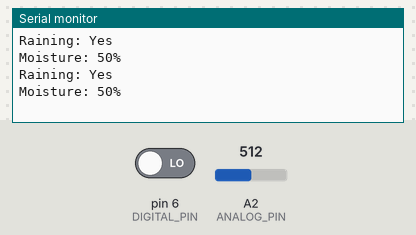
The sketch below on a simulated Arduino Uno, built with avr-gcc and run on an emulated ATmega328P. Shown: the last lines printed to the serial monitor. The inputs (shaded band) are chosen by the test bench; at power-on: pin 6 (DIGITAL_PIN) LOW, A2 (ANALOG_PIN) = 512.

Above: at 1.8 s.
1.9 s: pin 6 (DIGITAL_PIN) driven HIGH
4.5 s: A2 (ANALOG_PIN) set to 716
At 5.8 s:
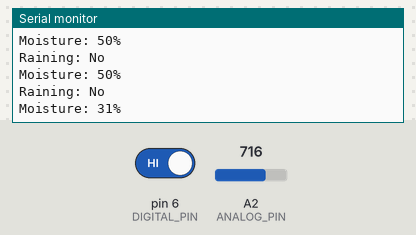
6.0 s: A2 (ANALOG_PIN) set to 900
At 6.8 s:
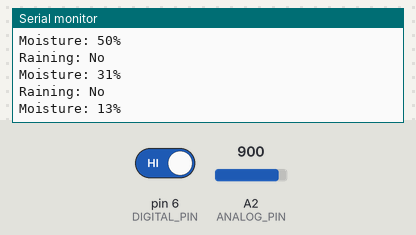
Timing chart, 0 to 9.0 s (numbered marks = the images above; inputs shaded):
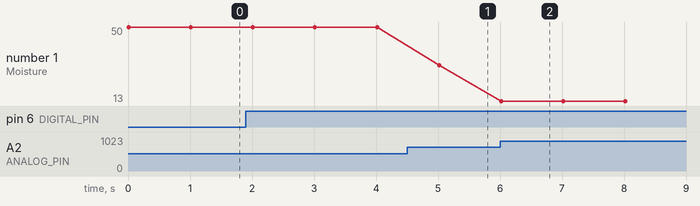

The sketch:

rainSensor.ino
```cpp
#define DIGITAL_PIN 6
#define ANALOG_PIN A2

uint16_t rainVal;
boolean isRaining = false;
String raining;

void setup() {
  Serial.begin(9600);
  pinMode(DIGITAL_PIN, INPUT);
}
void loop() {
  rainVal = analogRead(ANALOG_PIN);
  isRaining = digitalRead(DIGITAL_PIN);
  if (isRaining) {
    raining = "No";
  }
  else {
    raining = "Yes";
  }
  rainVal = map(rainVal, 0, 1023, 100, 0);
  Serial.print("Raining: ");
  Serial.println(raining);
  Serial.print("Moisture: ");
  Serial.print(rainVal);
  Serial.println("%\n");
  delay(1000);
}
```

Measured:
- after the input at 4.5 s, the serial monitor: prints a new line after 0.52 s (image 1)
- after the input at 6.0 s, the serial monitor: prints a new line at once (image 2)
- plotted number 1: 50 → 31 after the input at 4.5 s, 31 → 13 after the input at 6.0 s
